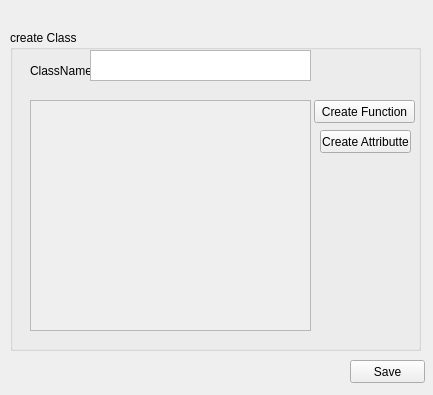
<?xml version="1.0" encoding="UTF-8"?>
<ui version="4.0">
 <class>ClassForm</class>
 <widget class="QWidget" name="ClassForm">
  <property name="geometry">
   <rect>
    <x>0</x>
    <y>0</y>
    <width>433</width>
    <height>395</height>
   </rect>
  </property>
  <property name="windowTitle">
   <string>Form</string>
  </property>
  <widget class="QPushButton" name="SaveButton">
   <property name="geometry">
    <rect>
     <x>350</x>
     <y>360</y>
     <width>75</width>
     <height>23</height>
    </rect>
   </property>
   <property name="text">
    <string>Save</string>
   </property>
  </widget>
  <widget class="QGroupBox" name="groupBox">
   <property name="geometry">
    <rect>
     <x>10</x>
     <y>30</y>
     <width>411</width>
     <height>321</height>
    </rect>
   </property>
   <property name="title">
    <string>create Class</string>
   </property>
   <widget class="QScrollArea" name="scrollArea">
    <property name="geometry">
     <rect>
      <x>20</x>
      <y>70</y>
      <width>281</width>
      <height>231</height>
     </rect>
    </property>
    <property name="widgetResizable">
     <bool>true</bool>
    </property>
    <widget class="QWidget" name="scrollAreaWidgetContents">
     <property name="geometry">
      <rect>
       <x>0</x>
       <y>0</y>
       <width>279</width>
       <height>229</height>
      </rect>
     </property>
    </widget>
   </widget>
   <widget class="QLabel" name="NameLabel">
    <property name="geometry">
     <rect>
      <x>20</x>
      <y>30</y>
      <width>71</width>
      <height>21</height>
     </rect>
    </property>
    <property name="text">
     <string>ClassName</string>
    </property>
   </widget>
   <widget class="QTextEdit" name="ClassNameEdit">
    <property name="geometry">
     <rect>
      <x>80</x>
      <y>20</y>
      <width>221</width>
      <height>31</height>
     </rect>
    </property>
   </widget>
   <widget class="QPushButton" name="CreateFunctionButton">
    <property name="geometry">
     <rect>
      <x>304</x>
      <y>70</y>
      <width>101</width>
      <height>23</height>
     </rect>
    </property>
    <property name="text">
     <string>Create Function</string>
    </property>
   </widget>
   <widget class="QPushButton" name="CreateAttributeButton">
    <property name="geometry">
     <rect>
      <x>310</x>
      <y>100</y>
      <width>91</width>
      <height>23</height>
     </rect>
    </property>
    <property name="text">
     <string>Create Attributte</string>
    </property>
   </widget>
  </widget>
 </widget>
 <resources/>
 <connections/>
</ui>
